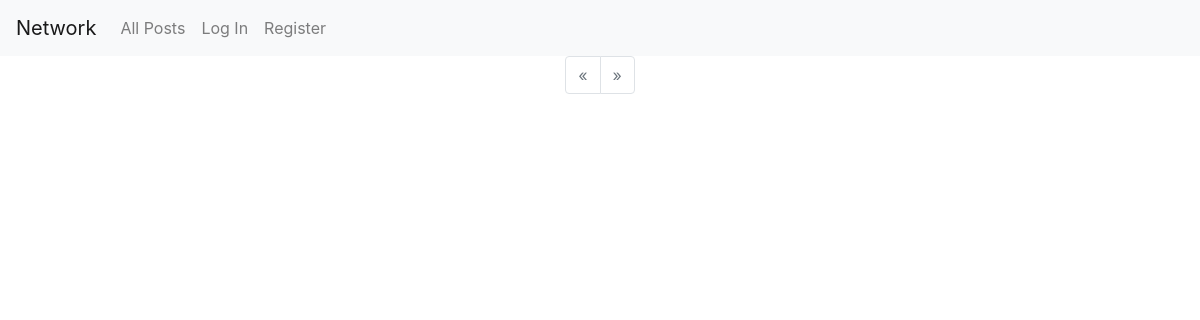
The app's page /, older data.
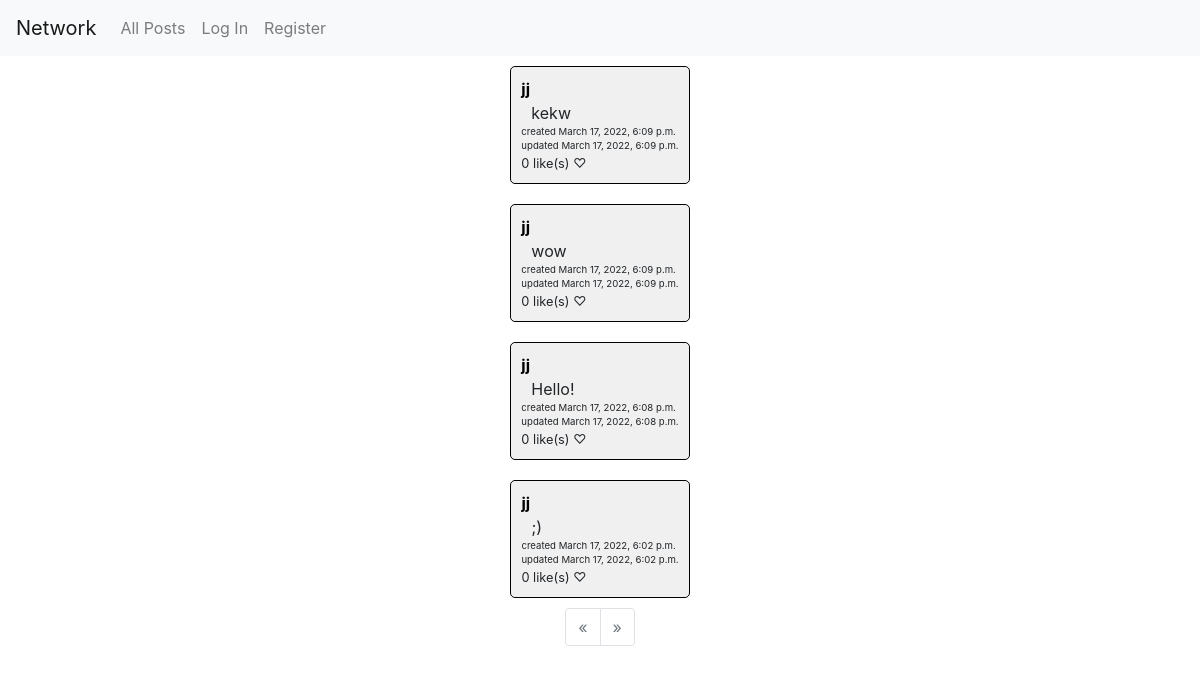
The same page, newer data.
### network/models.py (models this page shows, shortened)
class Post(models.Model):
    user = models.ForeignKey(
        User, on_delete=models.CASCADE, related_name="posts")
    content = models.TextField()
    created_at = models.DateTimeField(auto_now_add=True)
    updated_at = models.DateTimeField(auto_now=True)

class User(AbstractUser):
    liked_posts = models.ManyToManyField(
        "Post", related_name="liked", blank=True)
    followed_users = models.ManyToManyField(
        "self", related_name="users_following", blank=True, symmetrical=False)

### network/views.py (the view)
# urls.py: path("", views.index, name="index"),
def index(request):
    page = request.GET.get("page", 1)
    posts = Post.objects.order_by("-created_at")
    paginator = Paginator(posts, 10)
    page_obj = paginator.get_page(page)
    return render(request, "network/index.html", {
        "page_obj": page_obj
    })

### network/templatetags/helpers.py (called while the page is built)
@register.filter
def all(queryset):
    return queryset.all()

### network/templates/network/index.html
{% extends "network/layout.html" %}
{% load helpers %}
{% block body %}
    {% for post in page_obj.object_list %}
      {% include "post.html" with post=post %}
    {% endfor %}
    <ul class="pagination">
      {% if not page_obj.has_previous %}
        <li class="page-item disabled" tabindex="-1" aria-disabled="true">
          <span class="page-link">&laquo;</span>
        </li>
      {% else %}
        <li class="page-item">
          <a class="page-link" href="?page={{ page_obj.previous_page_number }}">&laquo;</a>
        </li>
      {% endif %}
      {% if not page_obj.has_next %}
        <li class="page-item disabled" tabindex="-1" aria-disabled="true">
          <span class="page-link">&raquo;</span>
        </li>
      {% else %}
        <li class="page-item">
          <a class="page-link" href="?page={{ page_obj.next_page_number }}">&raquo;</a>
        </li>
      {% endif %}
    </ul>
{% endblock %}

### network/templates/post.html (shortened to what this page needs)
{% load helpers %}
<div class="post" id="post-{{ post.id }}" data-post-id="{{ post.id }}">
    <a href="{% url 'profile' post.user.id %}" class="post-author">{{ post.user }}</a>
    <span class="post-content">{{ post.content }}</span>
    <span class="post-created-at">created {{ post.created_at }}</span>
    <span class="post-updated-at">updated {{ post.updated_at }}</span>
    <div class="post-likes-container">
      <span class="post-likes">{{ post.liked|all|length }} like(s)</span>
      {% if post in request.user.liked_posts|all %}
        <span class="post-like post-liked">♥</span>
      {% else %}
        <span class="post-like">♡</span>
      {% endif %}
    </div>
</div>

Row changes from the older to the newer data that the page shows:
added Post: user "jj", content "kekw", created_at "March 17, 2022, 6:09 p.m.", updated_at "March 17, 2022, 6:09 p.m.", liked|all "0"
added Post: user "jj", content "wow", created_at "March 17, 2022, 6:09 p.m.", updated_at "March 17, 2022, 6:09 p.m.", liked|all "0"
added Post: user "jj", content "Hello!", created_at "March 17, 2022, 6:08 p.m.", updated_at "March 17, 2022, 6:08 p.m.", liked|all "0"
added Post: user "jj", content ";)", created_at "March 17, 2022, 6:02 p.m.", updated_at "March 17, 2022, 6:02 p.m.", liked|all "0"
